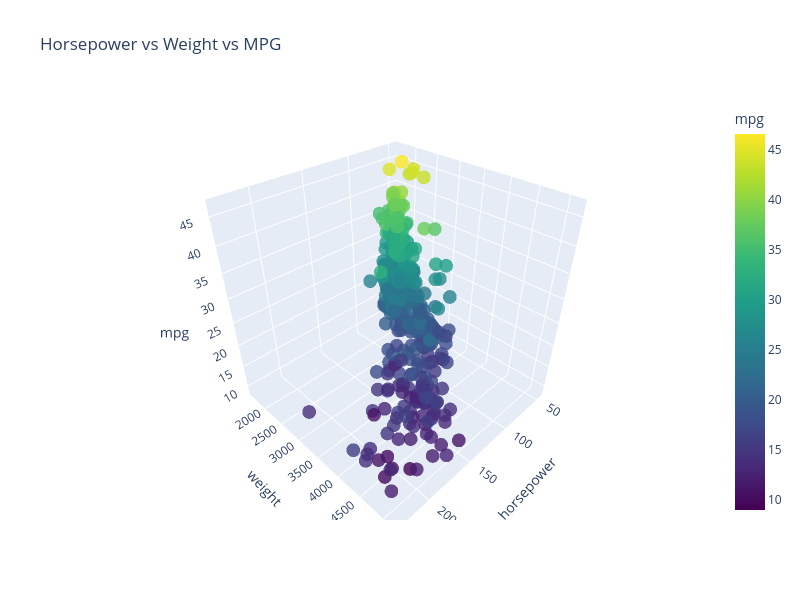

The cell this chart's notebook holds for it:
### Code cell
# --- Regression: Interactive plotly 3D scatter ---
fig = px.scatter_3d(df_reg, x='horsepower', y='weight', z='mpg',
                    color='mpg', title='Horsepower vs Weight vs MPG',
                    color_continuous_scale='Viridis', opacity=0.8)
fig.update_layout(width=800, height=600)
fig.show()

### Figure 1 — Plotly figure (JSON) as saved in the notebook; plotly's stock layout.template omitted (floating-point values rounded to 4 significant figures; data arrays with more than 128 entries replaced by an {"elided": "..."} marker saying what was removed)
{"data": [{"hovertemplate": "horsepower=%{x}<br>weight=%{y}<br>mpg=%{marker.color}<extra></extra>", "legendgroup": "", "marker": {"color": {"elided": "392 float values"}, "coloraxis": "coloraxis", "opacity": 0.8, "symbol": "circle"}, "mode": "markers", "name": "", "scene": "scene", "showlegend": false, "type": "scatter3d", "x": {"elided": "392 float values"}, "y": {"elided": "392 float values"}, "z": {"elided": "392 float values"}}], "layout": {"coloraxis": {"autocolorscale": false, "colorbar": {"title": {"text": "mpg"}}, "colorscale": [[0, "#440154"], [0.1111, "#482878"], [0.2222, "#3e4989"], [0.3333, "#31688e"], [0.4444, "#26828e"], [0.5556, "#1f9e89"], [0.6667, "#35b779"], [0.7778, "#6ece58"], [0.8889, "#b5de2b"], [1, "#fde725"]]}, "height": 600, "legend": {"tracegroupgap": 0}, "scene": {"domain": {"x": [0, 1], "y": [0, 1]}, "xaxis": {"title": {"text": "horsepower"}}, "yaxis": {"title": {"text": "weight"}}, "zaxis": {"title": {"text": "mpg"}}}, "title": {"text": "Horsepower vs Weight vs MPG"}, "width": 800}}
